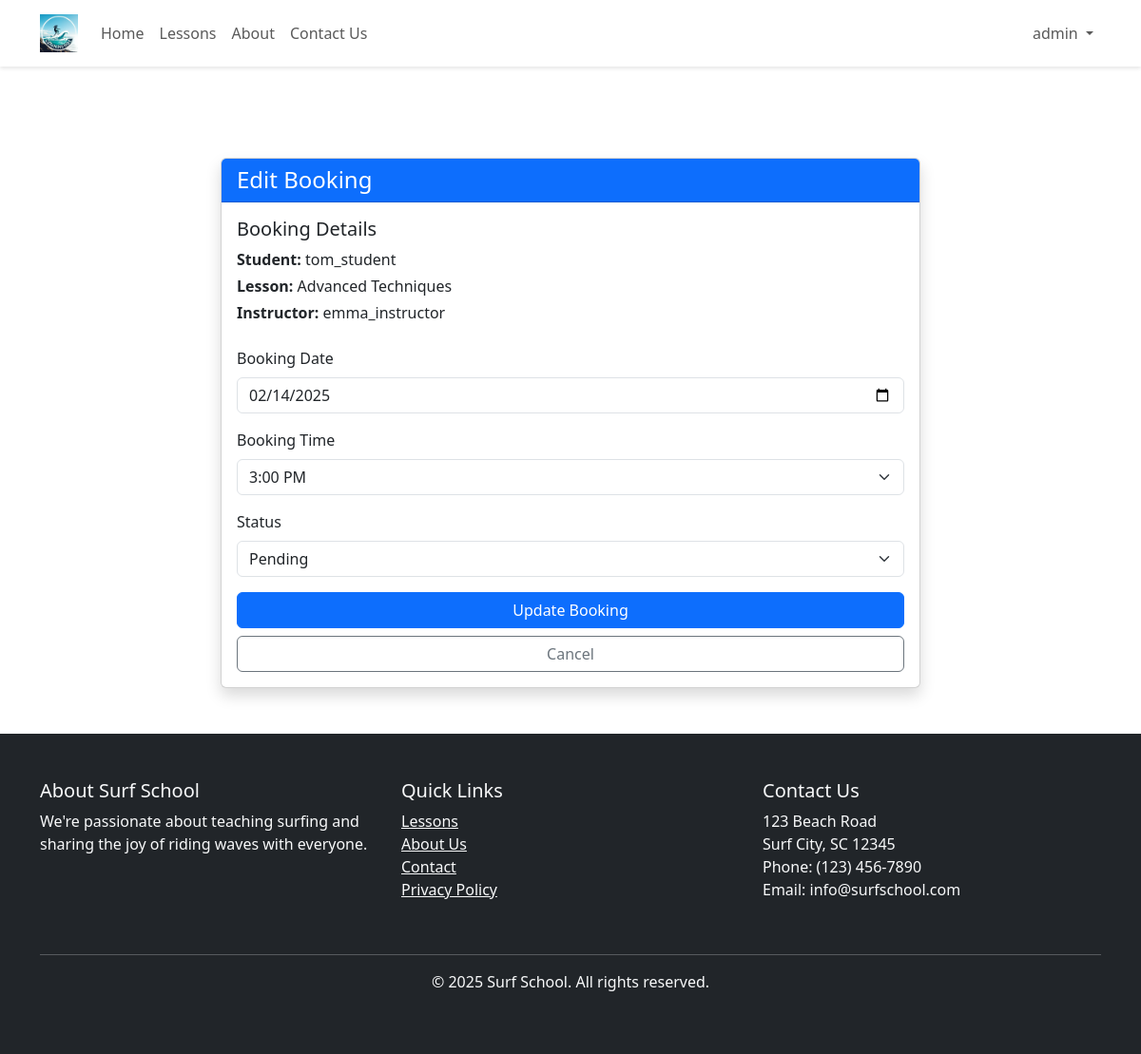
The page /admin/edit-booking.php?id=6 (signed in) on the database its author committed.
### tables this page shows
CREATE TABLE IF NOT EXISTS `bookings` (
  `id` int NOT NULL AUTO_INCREMENT,
  `user_id` int NOT NULL,
  `lesson_id` int NOT NULL,
  `booking_date` date NOT NULL,
  `booking_time` time NOT NULL,
  `created_at` timestamp NULL DEFAULT CURRENT_TIMESTAMP,
  `status` enum('pending','confirmed','cancelled') DEFAULT 'confirmed',
  PRIMARY KEY (`id`),
  KEY `user_id` (`user_id`),
  KEY `lesson_id` (`lesson_id`),
  KEY `booking_date_index` (`booking_date`),
  CONSTRAINT `bookings_ibfk_1` FOREIGN KEY (`user_id`) REFERENCES `users` (`id`) ON DELETE RESTRICT,
  CONSTRAINT `bookings_ibfk_2` FOREIGN KEY (`lesson_id`) REFERENCES `lessons` (`id`) ON DELETE RESTRICT
);

CREATE TABLE IF NOT EXISTS `users` (
  `id` int NOT NULL AUTO_INCREMENT,
  `username` varchar(50) NOT NULL,
  `password` varchar(255) NOT NULL,
  `email` varchar(100) NOT NULL,
  `user_type` enum('admin','instructor','student') NOT NULL,
  `profile_image` varchar(255) DEFAULT NULL,
  `profile_description` text,
  `created_at` timestamp NULL DEFAULT CURRENT_TIMESTAMP,
  PRIMARY KEY (`id`),
  UNIQUE KEY `username` (`username`),
  KEY `email_index` (`email`)
);

CREATE TABLE IF NOT EXISTS `lessons` (
  `id` int NOT NULL AUTO_INCREMENT,
  `title` varchar(255) NOT NULL,
  `description` text NOT NULL,
  `price` decimal(10,2) NOT NULL,
  `instructor_id` int NOT NULL,
  `level` varchar(50) NOT NULL DEFAULT 'Beginner',
  `duration` int NOT NULL DEFAULT '60',
  `max_students` int NOT NULL DEFAULT '5',
  `lesson_image` varchar(255) DEFAULT NULL,
  `is_active` tinyint(1) DEFAULT '1',
  `created_at` timestamp NULL DEFAULT CURRENT_TIMESTAMP,
  PRIMARY KEY (`id`),
  KEY `instructor_id` (`instructor_id`),
  CONSTRAINT `lessons_ibfk_1` FOREIGN KEY (`instructor_id`) REFERENCES `users` (`id`) ON DELETE RESTRICT
);

### admin/edit-booking.php (the view, shortened to what this page needs)
<?php
require_once '../config/database.php';
$booking_id = isset($_GET['id']) ? (int)$_GET['id'] : 0;
$stmt = $pdo->prepare("
    SELECT b.*,
           u.username as student_name,
           l.title as lesson_title,
           i.username as instructor_name
    FROM bookings b
    JOIN users u ON b.user_id = u.id
    JOIN lessons l ON b.lesson_id = l.id
    JOIN users i ON l.instructor_id = i.id
    WHERE b.id = ?
");
$stmt->execute([$booking_id]);
$booking = $stmt->fetch();
include '../includes/header.php';
include '../includes/navbar.php';
?>
<div class="container mt-5 pt-5">
    <div class="row justify-content-center">
        <div class="col-md-8">
            <div class="card shadow">
                <div class="card-header bg-primary text-white">
                    <h4 class="mb-0">Edit Booking</h4>
                </div>
                <div class="card-body">
                    <div class="mb-4">
                        <h5>Booking Details</h5>
                        <p class="mb-1"><strong>Student:</strong> <?php echo htmlspecialchars($booking['student_name']); ?></p>
                        <p class="mb-1"><strong>Lesson:</strong> <?php echo htmlspecialchars($booking['lesson_title']); ?></p>
                        <p class="mb-1"><strong>Instructor:</strong> <?php echo htmlspecialchars($booking['instructor_name']); ?></p>
                    </div>
                    <form action="" method="POST">
                        <div class="mb-3">
                            <label for="booking_date" class="form-label">Booking Date</label>
                            <input type="date" class="form-control" id="booking_date" name="booking_date"
                                value="<?php echo htmlspecialchars($booking['booking_date']); ?>"
                                min="<?php echo date('Y-m-d'); ?>" required>
                        </div>
                        <div class="mb-3">
                            <label for="booking_time" class="form-label">Booking Time</label>
                            <select class="form-select" id="booking_time" name="booking_time" required>
                                <?php
                                $start = 9;
                                $end = 17;
                                for ($i = $start; $i <= $end; $i++) {
                                    $time = sprintf("%02d:00:00", $i);
                                    $display_time = date("g:i A", strtotime($time));
                                    $selected = ($booking['booking_time'] == $time) ? 'selected' : '';
                                    echo "<option value=\"$time\" $selected>$display_time</option>";
                                }
                                ?>
                            </select>
                        </div>
                        <div class="mb-3">
                            <label for="status" class="form-label">Status</label>
                            <select class="form-select" id="status" name="status" required>
                                <option value="pending" <?php echo $booking['status'] === 'pending' ? 'selected' : ''; ?>>Pending</option>
                            </select>
                        </div>
                        <div class="d-grid gap-2">
                            <button type="submit" class="btn btn-primary">Update Booking</button>
                            <a href="/admin/manage-bookings.php" class="btn btn-outline-secondary">Cancel</a>
                        </div>
                    </form>
                </div>
            </div>
        </div>
    </div>
</div>
<?php include '../includes/footer.php'; ?>

### includes/header.php (style rules this page uses)
:root { --navbar-height: 70px; }
body { padding-top: var(--navbar-height); }

### rows shown on the page
bookings: user.username "tom_student", lesson.title "Advanced Techniques", users.username "emma_instructor", booking_date "02/14/2025", status "Pending"

### other values the page prints
$_SESSION['username'] "admin"
form field booking_time "3:00 PM"
